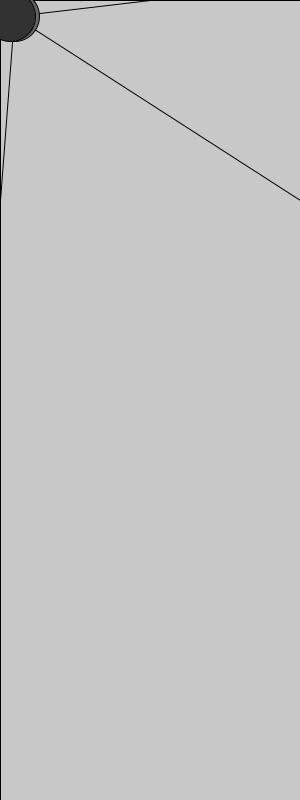
Frame 1 (no input)
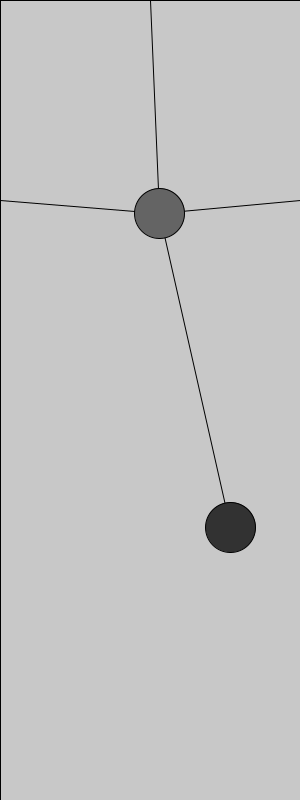
Frame 60 (the mouse pressed at the canvas centre just before this capture)
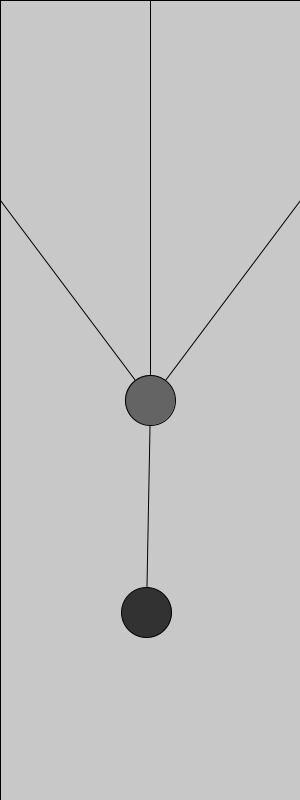
Frame 120 (the mouse held since frame 60 and released just before this capture)

The Processing sketch that drew these frames (run headless with seeded random() and noise(); from frame 60 on, the mouse is pressed at the canvas centre):

// Processing sketch: processing_101164
// ── processing_101164.pde

void setup() {
  size(300, 800);
}

float yPos = 10;
float ySpeed = 0.001; 
float acc;

float xPos = 10;
float xSpeed = 0.001; 
float xacc;

float yPos2 = 10;
float ySpeed2 = 0.001;
float acc2;

float xPos2 = 10;
float xSpeed2 = 0.001;
float xacc2;


void draw () {
  fill(200, 200, 200);
  rect(0, 0, 300, 800);

  if (mousePressed) {
    yPos = mouseY;                    //Make the ball follow the mouse when clicked
    xPos = mouseX;
    ySpeed = (mouseY - pmouseY)/1.5;  //Making the balls speed proportionate to the mouse moving speed
    xSpeed = (mouseX - pmouseX)/1.5; 

    acc2 = ((-0.5*(yPos2 - yPos))/15) + 7;       //Hooke's Law for spring
    ySpeed2 += acc2;                      
    ySpeed2 *= 0.90;                     //Dampens the ySpeed so it doesn't move forever
    yPos2 += ySpeed2; 
    
    xacc2 = (-0.5*(xPos2 - xPos))/15;
    xSpeed2 += xacc2;
    xSpeed2 *= 0.90;
    xPos2 += xSpeed2;


    line(150, 0, xPos, yPos);            //These three lines o' code make lines that resemble springs 
    line(0, 200, xPos, yPos);            //
    line(300, 200, xPos, yPos);
    line(xPos, yPos, xPos2, yPos2);   
    fill(100, 100, 100);
    smooth();
    ellipse(xPos, yPos, 50, 50);      //Draw the Ball again
    fill(50, 50, 50);
    ellipse(xPos2, yPos2, 50, 50);
  }
  else {

    acc = (-0.5*(yPos - 200))/15;       //Hooke's Law for spring
    ySpeed += acc;                      
    ySpeed *= 0.95;                     //Dampens the ySpeed so it doesn't move forever
    yPos += ySpeed; 

    xacc = (-0.5*(xPos - 150))/15;
    xSpeed += xacc;
    xSpeed *= 0.95;
    xPos += xSpeed;

    acc2 = ((-0.5*(yPos2 - yPos))/15) + 7;       //Hooke's Law for spring
    ySpeed2 += acc2;                      
    ySpeed2 *= 0.90;                     //Dampens the ySpeed so it doesn't move forever
    yPos2 += ySpeed2; 
    
    xacc2 = (-0.5*(xPos2 - xPos))/15;
    xSpeed2 += xacc2;
    xSpeed2 *= 0.90;
    xPos2 += xSpeed2;

    smooth();
    line(150, 0, xPos, yPos);
    line(0, 200, xPos, yPos);
    line(300, 200, xPos, yPos);
    line(xPos, yPos, xPos2, yPos2);
    fill(100, 100, 100);
    ellipse(xPos, yPos, 50, 50);
    fill(50, 50, 50);
    ellipse(xPos2, yPos2, 50, 50);
  }
}
